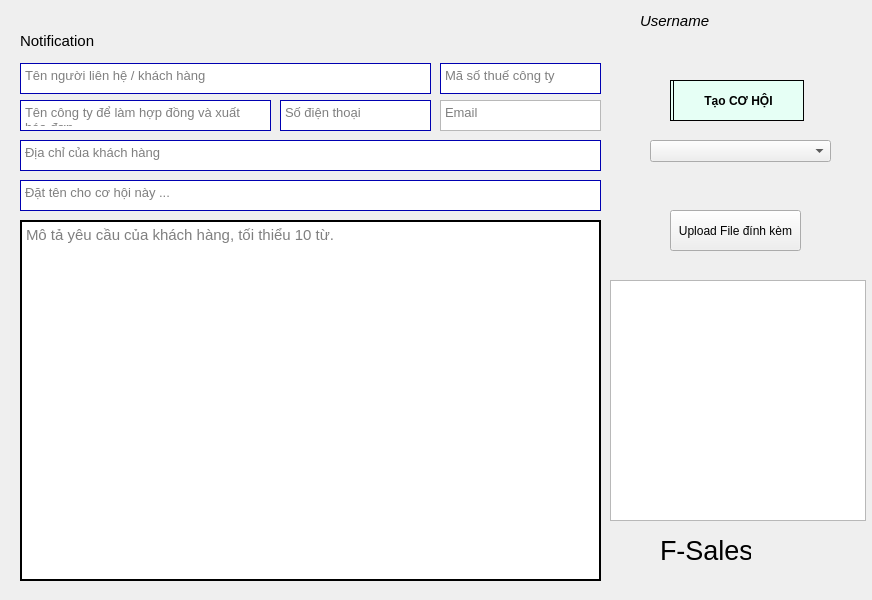
<?xml version="1.0" encoding="UTF-8"?>
<ui version="4.0">
 <class>NewLead</class>
 <widget class="QMainWindow" name="NewLead">
  <property name="geometry">
   <rect>
    <x>0</x>
    <y>0</y>
    <width>872</width>
    <height>600</height>
   </rect>
  </property>
  <property name="windowTitle">
   <string>Tạo cơ hội kinh doanh mới</string>
  </property>
  <widget class="QWidget" name="centralwidget">
   <widget class="QLabel" name="label_3">
    <property name="geometry">
     <rect>
      <x>660</x>
      <y>530</y>
      <width>91</width>
      <height>41</height>
     </rect>
    </property>
    <property name="font">
     <font>
      <pointsize>20</pointsize>
     </font>
    </property>
    <property name="text">
     <string>F-Sales</string>
    </property>
   </widget>
   <widget class="QLabel" name="label_username">
    <property name="geometry">
     <rect>
      <x>640</x>
      <y>10</y>
      <width>161</width>
      <height>21</height>
     </rect>
    </property>
    <property name="font">
     <font>
      <pointsize>11</pointsize>
      <italic>true</italic>
     </font>
    </property>
    <property name="text">
     <string>Username</string>
    </property>
   </widget>
   <widget class="QLabel" name="label_noti">
    <property name="geometry">
     <rect>
      <x>20</x>
      <y>30</y>
      <width>561</width>
      <height>21</height>
     </rect>
    </property>
    <property name="font">
     <font>
      <pointsize>11</pointsize>
     </font>
    </property>
    <property name="text">
     <string>Notification</string>
    </property>
   </widget>
   <widget class="QTextEdit" name="txt_ten_khach_hang">
    <property name="geometry">
     <rect>
      <x>20</x>
      <y>63</y>
      <width>411</width>
      <height>31</height>
     </rect>
    </property>
    <property name="font">
     <font>
      <pointsize>10</pointsize>
     </font>
    </property>
    <property name="styleSheet">
     <string notr="true">border: 1px solid black;
border-color: rgb(0, 0, 177);</string>
    </property>
    <property name="placeholderText">
     <string>Tên người liên hệ / khách hàng</string>
    </property>
   </widget>
   <widget class="QTextEdit" name="txt_so_dt">
    <property name="geometry">
     <rect>
      <x>280</x>
      <y>100</y>
      <width>151</width>
      <height>31</height>
     </rect>
    </property>
    <property name="font">
     <font>
      <pointsize>10</pointsize>
     </font>
    </property>
    <property name="styleSheet">
     <string notr="true">border: 1px solid black;
border-color: rgb(0, 0, 177);</string>
    </property>
    <property name="placeholderText">
     <string>Số điện thoại</string>
    </property>
   </widget>
   <widget class="QTextEdit" name="txt_ten_cong_ty">
    <property name="geometry">
     <rect>
      <x>20</x>
      <y>100</y>
      <width>251</width>
      <height>31</height>
     </rect>
    </property>
    <property name="font">
     <font>
      <pointsize>10</pointsize>
     </font>
    </property>
    <property name="styleSheet">
     <string notr="true">border: 1px solid black;
border-color: rgb(0, 0, 177);</string>
    </property>
    <property name="placeholderText">
     <string>Tên công ty để làm hợp đồng và xuất hóa đơn</string>
    </property>
   </widget>
   <widget class="QTextEdit" name="txt_email">
    <property name="geometry">
     <rect>
      <x>440</x>
      <y>100</y>
      <width>161</width>
      <height>31</height>
     </rect>
    </property>
    <property name="font">
     <font>
      <pointsize>10</pointsize>
     </font>
    </property>
    <property name="placeholderText">
     <string>Email</string>
    </property>
   </widget>
   <widget class="QTextEdit" name="txt_mst">
    <property name="geometry">
     <rect>
      <x>440</x>
      <y>63</y>
      <width>161</width>
      <height>31</height>
     </rect>
    </property>
    <property name="font">
     <font>
      <pointsize>10</pointsize>
     </font>
    </property>
    <property name="styleSheet">
     <string notr="true">border: 1px solid black;
border-color: rgb(0, 0, 177);</string>
    </property>
    <property name="placeholderText">
     <string>Mã số thuế công ty</string>
    </property>
   </widget>
   <widget class="QTextEdit" name="txt_yeu_cau">
    <property name="geometry">
     <rect>
      <x>20</x>
      <y>220</y>
      <width>581</width>
      <height>361</height>
     </rect>
    </property>
    <property name="font">
     <font>
      <pointsize>11</pointsize>
     </font>
    </property>
    <property name="styleSheet">
     <string notr="true">border: 2px solid black;</string>
    </property>
    <property name="placeholderText">
     <string>Mô tả yêu cầu của khách hàng, tối thiểu 10 từ.</string>
    </property>
   </widget>
   <widget class="QPushButton" name="but_upload">
    <property name="geometry">
     <rect>
      <x>670</x>
      <y>210</y>
      <width>131</width>
      <height>41</height>
     </rect>
    </property>
    <property name="text">
     <string>Upload File đính kèm</string>
    </property>
   </widget>
   <widget class="QPushButton" name="but_tao_lead">
    <property name="geometry">
     <rect>
      <x>673</x>
      <y>80</y>
      <width>131</width>
      <height>41</height>
     </rect>
    </property>
    <property name="font">
     <font>
      <bold>true</bold>
     </font>
    </property>
    <property name="styleSheet">
     <string notr="true">QPushButton#but_tao_lead {
	color: rgb(0, 0, 0);
    border: 1px solid black;
    background-color: rgb(230, 255, 245);

}

QPushButton#but_tao_lead:hover {
    background-color: rgb(255, 234, 235);
}

QPushButton#but_tao_lead:pressed {			
    padding-left: 2px;
    padding-top: 2px;
}
</string>
    </property>
    <property name="text">
     <string>Tạo CƠ HỘI</string>
    </property>
   </widget>
   <widget class="QComboBox" name="comboBox">
    <property name="geometry">
     <rect>
      <x>650</x>
      <y>140</y>
      <width>181</width>
      <height>22</height>
     </rect>
    </property>
   </widget>
   <widget class="QTextEdit" name="txt_ten_lead">
    <property name="geometry">
     <rect>
      <x>20</x>
      <y>180</y>
      <width>581</width>
      <height>31</height>
     </rect>
    </property>
    <property name="font">
     <font>
      <pointsize>10</pointsize>
     </font>
    </property>
    <property name="styleSheet">
     <string notr="true">border: 1px solid black;
border-color: rgb(0, 0, 177);</string>
    </property>
    <property name="placeholderText">
     <string>Đặt tên cho cơ hội này ...</string>
    </property>
   </widget>
   <widget class="QTextEdit" name="txt_dia_chi">
    <property name="geometry">
     <rect>
      <x>20</x>
      <y>140</y>
      <width>581</width>
      <height>31</height>
     </rect>
    </property>
    <property name="font">
     <font>
      <pointsize>10</pointsize>
     </font>
    </property>
    <property name="styleSheet">
     <string notr="true">border: 1px solid black;
border-color: rgb(0, 0, 177);</string>
    </property>
    <property name="placeholderText">
     <string>Địa chỉ của khách hàng</string>
    </property>
   </widget>
   <widget class="QPushButton" name="but_sua_lead">
    <property name="geometry">
     <rect>
      <x>670</x>
      <y>80</y>
      <width>131</width>
      <height>41</height>
     </rect>
    </property>
    <property name="font">
     <font>
      <bold>true</bold>
     </font>
    </property>
    <property name="styleSheet">
     <string notr="true">QPushButton#but_sua_lead {
	color: rgb(0, 0, 0);
    border: 1px solid black;
    background-color: rgb(230, 255, 245);

}

QPushButton#but_sua_lead:hover {
    background-color: rgb(255, 234, 235);
}

QPushButton#but_sua_lead:pressed {			
    padding-left: 2px;
    padding-top: 2px;
}
</string>
    </property>
    <property name="text">
     <string>Sửa LEAD</string>
    </property>
   </widget>
   <widget class="QTextBrowser" name="txt_file">
    <property name="geometry">
     <rect>
      <x>610</x>
      <y>280</y>
      <width>256</width>
      <height>241</height>
     </rect>
    </property>
   </widget>
   <zorder>but_sua_lead</zorder>
   <zorder>label_3</zorder>
   <zorder>label_username</zorder>
   <zorder>label_noti</zorder>
   <zorder>txt_ten_khach_hang</zorder>
   <zorder>txt_so_dt</zorder>
   <zorder>txt_ten_cong_ty</zorder>
   <zorder>txt_email</zorder>
   <zorder>txt_mst</zorder>
   <zorder>txt_yeu_cau</zorder>
   <zorder>but_upload</zorder>
   <zorder>but_tao_lead</zorder>
   <zorder>comboBox</zorder>
   <zorder>txt_ten_lead</zorder>
   <zorder>txt_dia_chi</zorder>
   <zorder>txt_file</zorder>
  </widget>
 </widget>
 <resources/>
 <connections/>
</ui>
